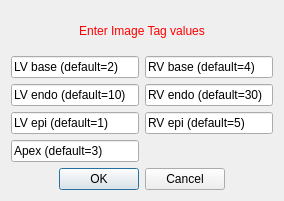
<?xml version="1.0" encoding="UTF-8"?>
<ui version="4.0">
 <class>FibresViewUITags</class>
 <widget class="QWidget" name="FibresViewUITags">
  <property name="geometry">
   <rect>
    <x>0</x>
    <y>0</y>
    <width>284</width>
    <height>201</height>
   </rect>
  </property>
  <property name="sizePolicy">
   <sizepolicy hsizetype="Preferred" vsizetype="Minimum">
    <horstretch>0</horstretch>
    <verstretch>0</verstretch>
   </sizepolicy>
  </property>
  <property name="minimumSize">
   <size>
    <width>0</width>
    <height>201</height>
   </size>
  </property>
  <property name="maximumSize">
   <size>
    <width>16777215</width>
    <height>201</height>
   </size>
  </property>
  <property name="windowTitle">
   <string>Set Values</string>
  </property>
  <layout class="QVBoxLayout" name="verticalLayout">
   <item>
    <widget class="QLabel" name="titleLabel">
     <property name="styleSheet">
      <string notr="true">QLabel { color: rgb(255, 0, 0) }</string>
     </property>
     <property name="text">
      <string>Enter Image Tag values</string>
     </property>
     <property name="alignment">
      <set>Qt::AlignCenter</set>
     </property>
    </widget>
   </item>
   <item>
    <layout class="QGridLayout" name="gridLayout">
     <item row="0" column="0">
      <widget class="QLineEdit" name="txt_lvbase">
       <property name="text">
        <string>LV base (default=2)</string>
       </property>
      </widget>
     </item>
     <item row="0" column="1">
      <widget class="QLineEdit" name="txt_rvbase">
       <property name="text">
        <string>RV base (default=4)</string>
       </property>
      </widget>
     </item>
     <item row="1" column="1">
      <widget class="QLineEdit" name="txt_rvendo">
       <property name="text">
        <string>RV endo (default=30)</string>
       </property>
      </widget>
     </item>
     <item row="1" column="0">
      <widget class="QLineEdit" name="txt_lvendo">
       <property name="text">
        <string>LV endo (default=10)</string>
       </property>
      </widget>
     </item>
     <item row="2" column="0">
      <widget class="QLineEdit" name="txt_lvepi">
       <property name="text">
        <string>LV epi (default=1)</string>
       </property>
      </widget>
     </item>
     <item row="2" column="1">
      <widget class="QLineEdit" name="txt_rvepi">
       <property name="text">
        <string>RV epi (default=5)</string>
       </property>
      </widget>
     </item>
     <item row="3" column="0">
      <widget class="QLineEdit" name="txt_apex">
       <property name="text">
        <string>Apex (default=3)</string>
       </property>
      </widget>
     </item>
    </layout>
   </item>
   <item>
    <widget class="QDialogButtonBox" name="buttonBox">
     <property name="enabled">
      <bool>true</bool>
     </property>
     <property name="orientation">
      <enum>Qt::Horizontal</enum>
     </property>
     <property name="standardButtons">
      <set>QDialogButtonBox::Cancel|QDialogButtonBox::Ok</set>
     </property>
     <property name="centerButtons">
      <bool>true</bool>
     </property>
    </widget>
   </item>
   <item>
    <spacer name="spacer">
     <property name="orientation">
      <enum>Qt::Vertical</enum>
     </property>
     <property name="sizeType">
      <enum>QSizePolicy::Fixed</enum>
     </property>
     <property name="sizeHint" stdset="0">
      <size>
       <width>20</width>
       <height>0</height>
      </size>
     </property>
    </spacer>
   </item>
  </layout>
 </widget>
 <layoutdefault spacing="6" margin="11"/>
 <resources/>
 <connections/>
</ui>
